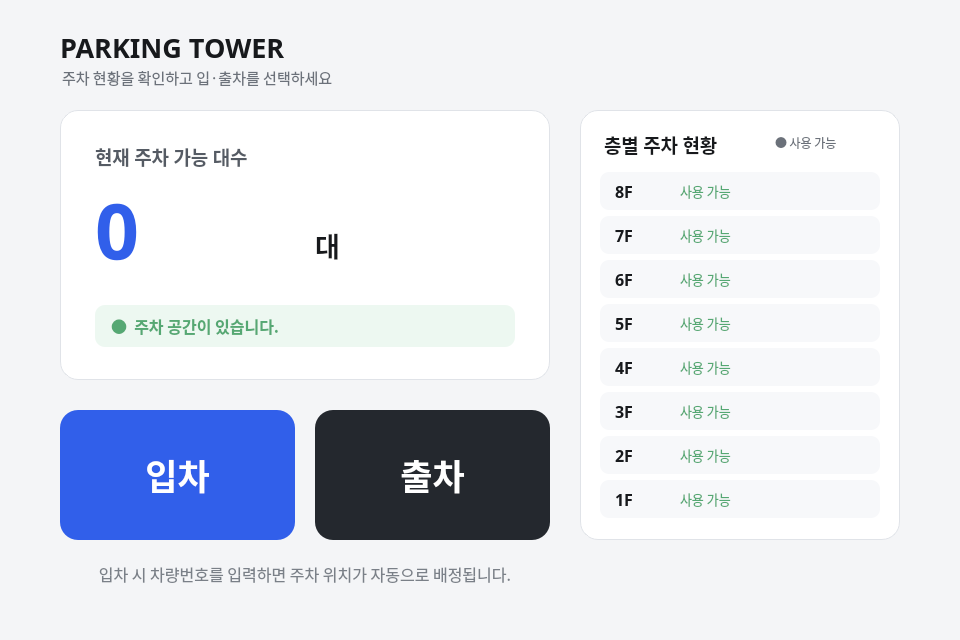
<?xml version="1.0" encoding="UTF-8"?>
<ui version="4.0">
 <class>MainWindow</class>
 <widget class="QMainWindow" name="MainWindow">
  <property name="geometry">
   <rect>
    <x>0</x>
    <y>0</y>
    <width>960</width>
    <height>640</height>
   </rect>
  </property>
  <property name="minimumSize">
   <size>
    <width>960</width>
    <height>640</height>
   </size>
  </property>
  <property name="maximumSize">
   <size>
    <width>960</width>
    <height>640</height>
   </size>
  </property>
  <property name="font">
   <font>
    <family>Pretendard</family>
    <pointsize>10</pointsize>
   </font>
  </property>
  <property name="windowTitle">
   <string>Parking Tower</string>
  </property>
  <property name="styleSheet">
   <string notr="true">
QMainWindow, QWidget { background-color: #F4F5F7; color: #17191C; }
QLabel { background: transparent; }
QPushButton { background-color: white; border: 1px solid #D9DDE3; border-radius: 14px; padding: 8px 18px; }
QPushButton:hover { background-color: #F0F4FF; border: 2px solid #4C7DFF; }
QPushButton:pressed { background-color: #E5ECFF; }
QLineEdit { background-color: white; border: 2px solid #D9DDE3; border-radius: 12px; padding: 8px 14px; selection-background-color: #4C7DFF; }
QListWidget { background-color: white; border: 2px solid #D9DDE3; border-radius: 12px; padding: 8px; }
QListWidget::item { padding: 8px; }
QFrame#card { background-color: white; border: 1px solid #E0E3E8; border-radius: 18px; }
QFrame#floorCard { background-color: white; border: 1px solid #E0E3E8; border-radius: 18px; }
QFrame#floorRow { background-color: #F7F8FA; border-radius: 9px; }
QLabel#lblSlot8, QLabel#lblSlot7, QLabel#lblSlot6, QLabel#lblSlot5, QLabel#lblSlot4, QLabel#lblSlot3, QLabel#lblSlot2, QLabel#lblSlot1 { background-color: #55B77A; border-radius: 9px; min-width: 18px; max-width: 18px; min-height: 18px; max-height: 18px; }
QPushButton#btnEntry, QPushButton#btnExit { border: none; border-radius: 18px; font-size: 26pt; font-weight: 700; }
QPushButton#btnEntry { background-color: #315FEA; color: white; }
QPushButton#btnEntry:hover { background-color: #234ED0; }
QPushButton#btnExit { background-color: #24282E; color: white; }
QPushButton#btnExit:hover { background-color: #111418; }
QPushButton#btnEntryRequest, QPushButton#btnExitRequest, QPushButton#btnExitSearch, QPushButton#btnPaymentRequest { background-color: #315FEA; color: white; border: none; border-radius: 12px; font-weight: 700; }
QPushButton#btnEntryToHome, QPushButton#btnExitToHome, QPushButton#btnPaymentToExit, QPushButton#btnPaymentToHome { background-color: transparent; border: 1px solid #D9DDE3; }
QPushButton#btnEntryRequest:hover, QPushButton#btnExitRequest:hover, QPushButton#btnExitSearch:hover, QPushButton#btnPaymentRequest:hover { background-color: #234ED0; }
  </string>
  </property>
  <widget class="QWidget" name="centralwidget">
   <widget class="QStackedWidget" name="stackedWidget">
    <property name="geometry">
     <rect>
      <x>30</x>
      <y>10</y>
      <width>900</width>
      <height>591</height>
     </rect>
    </property>
    <property name="currentIndex">
     <number>0</number>
    </property>
    <widget class="QWidget" name="pageHome">
     <widget class="QLabel" name="lblTitle">
      <property name="geometry">
       <rect>
        <x>30</x>
        <y>18</y>
        <width>300</width>
        <height>38</height>
       </rect>
      </property>
      <property name="font">
       <font>
        <family>Pretendard</family>
        <pointsize>20</pointsize>
        <weight>75</weight>
        <bold>true</bold>
       </font>
      </property>
      <property name="text">
       <string>PARKING TOWER</string>
      </property>
     </widget>
     <widget class="QLabel" name="lblHomeSubTitle">
      <property name="geometry">
       <rect>
        <x>32</x>
        <y>55</y>
        <width>300</width>
        <height>24</height>
       </rect>
      </property>
      <property name="font">
       <font>
        <family>Pretendard Black</family>
        <pointsize>11</pointsize>
        <weight>50</weight>
        <bold>false</bold>
       </font>
      </property>
      <property name="styleSheet">
       <string notr="true">color:#6B717A;</string>
      </property>
      <property name="text">
       <string>주차 현황을 확인하고 입·출차를 선택하세요</string>
      </property>
     </widget>
     <widget class="QFrame" name="card">
      <property name="geometry">
       <rect>
        <x>30</x>
        <y>100</y>
        <width>490</width>
        <height>270</height>
       </rect>
      </property>
      <property name="frameShape">
       <enum>QFrame::StyledPanel</enum>
      </property>
      <widget class="QLabel" name="lblAvailableTitle">
       <property name="geometry">
        <rect>
         <x>35</x>
         <y>30</y>
         <width>420</width>
         <height>32</height>
        </rect>
       </property>
       <property name="font">
        <font>
         <family>Pretendard</family>
         <pointsize>14</pointsize>
         <weight>75</weight>
         <bold>true</bold>
        </font>
       </property>
       <property name="styleSheet">
        <string notr="true">color:#555B64;</string>
       </property>
       <property name="text">
        <string>현재 주차 가능 대수</string>
       </property>
      </widget>
      <widget class="QLabel" name="lblAvailableCount">
       <property name="geometry">
        <rect>
         <x>35</x>
         <y>67</y>
         <width>220</width>
         <height>105</height>
        </rect>
       </property>
       <property name="font">
        <font>
         <family>Pretendard</family>
         <pointsize>58</pointsize>
         <weight>75</weight>
         <bold>true</bold>
        </font>
       </property>
       <property name="styleSheet">
        <string notr="true">color:#315FEA;</string>
       </property>
       <property name="text">
        <string>0</string>
       </property>
       <property name="alignment">
        <set>Qt::AlignLeading|Qt::AlignLeft|Qt::AlignVCenter</set>
       </property>
      </widget>
      <widget class="QLabel" name="lblAvailableUnit">
       <property name="geometry">
        <rect>
         <x>255</x>
         <y>110</y>
         <width>100</width>
         <height>50</height>
        </rect>
       </property>
       <property name="font">
        <font>
         <family>Pretendard</family>
         <pointsize>20</pointsize>
         <weight>75</weight>
         <bold>true</bold>
        </font>
       </property>
       <property name="text">
        <string>대</string>
       </property>
       <property name="alignment">
        <set>Qt::AlignLeading|Qt::AlignLeft|Qt::AlignVCenter</set>
       </property>
      </widget>
      <widget class="QLabel" name="lblParkingStatus">
       <property name="geometry">
        <rect>
         <x>35</x>
         <y>195</y>
         <width>420</width>
         <height>42</height>
        </rect>
       </property>
       <property name="font">
        <font>
         <family>Pretendard</family>
         <pointsize>12</pointsize>
         <weight>75</weight>
         <bold>true</bold>
        </font>
       </property>
       <property name="styleSheet">
        <string notr="true">color:#55A873; background:#EDF8F1; border-radius:10px; padding-left:12px;</string>
       </property>
       <property name="text">
        <string>●  주차 공간이 있습니다.</string>
       </property>
       <property name="alignment">
        <set>Qt::AlignVCenter</set>
       </property>
      </widget>
     </widget>
     <widget class="QFrame" name="floorCard">
      <property name="geometry">
       <rect>
        <x>550</x>
        <y>100</y>
        <width>320</width>
        <height>430</height>
       </rect>
      </property>
      <property name="frameShape">
       <enum>QFrame::StyledPanel</enum>
      </property>
      <widget class="QLabel" name="lblFloorTitle">
       <property name="geometry">
        <rect>
         <x>24</x>
         <y>18</y>
         <width>270</width>
         <height>32</height>
        </rect>
       </property>
       <property name="font">
        <font>
         <family>Pretendard</family>
         <pointsize>14</pointsize>
         <weight>75</weight>
         <bold>true</bold>
        </font>
       </property>
       <property name="text">
        <string>층별 주차 현황</string>
       </property>
      </widget>
      <widget class="QLabel" name="lblFloorLegend">
       <property name="geometry">
        <rect>
         <x>195</x>
         <y>20</y>
         <width>95</width>
         <height>25</height>
        </rect>
       </property>
       <property name="font">
        <font>
         <family>Pretendard</family>
         <pointsize>9</pointsize>
        </font>
       </property>
       <property name="styleSheet">
        <string notr="true">color:#6B717A;</string>
       </property>
       <property name="text">
        <string>● 사용 가능</string>
       </property>
      </widget>
      <widget class="QWidget" name="row8" native="true">
       <property name="geometry">
        <rect>
         <x>20</x>
         <y>62</y>
         <width>280</width>
         <height>38</height>
        </rect>
       </property>
       <property name="styleSheet">
        <string notr="true">background:#F7F8FA; border-radius:9px;</string>
       </property>
       <widget class="QLabel" name="lblFloor8">
        <property name="geometry">
         <rect>
          <x>15</x>
          <y>5</y>
          <width>55</width>
          <height>28</height>
         </rect>
        </property>
        <property name="font">
         <font>
          <family>Pretendard</family>
          <pointsize>12</pointsize>
          <weight>75</weight>
          <bold>true</bold>
         </font>
        </property>
        <property name="text">
         <string>8F</string>
        </property>
       </widget>
       <widget class="QLabel" name="lblSlot8">
        <property name="geometry">
         <rect>
          <x>245</x>
          <y>10</y>
          <width>18</width>
          <height>18</height>
         </rect>
        </property>
        <property name="text">
         <string/>
        </property>
       </widget>
       <widget class="QLabel" name="lblStatus8">
        <property name="geometry">
         <rect>
          <x>80</x>
          <y>5</y>
          <width>140</width>
          <height>28</height>
         </rect>
        </property>
        <property name="font">
         <font>
          <family>Pretendard</family>
          <pointsize>10</pointsize>
          <weight>50</weight>
          <bold>false</bold>
         </font>
        </property>
        <property name="styleSheet">
         <string notr="true">color:#55A873;</string>
        </property>
        <property name="text">
         <string>사용 가능</string>
        </property>
       </widget>
      </widget>
      <widget class="QWidget" name="row7" native="true">
       <property name="geometry">
        <rect>
         <x>20</x>
         <y>106</y>
         <width>280</width>
         <height>38</height>
        </rect>
       </property>
       <property name="styleSheet">
        <string notr="true">background:#F7F8FA; border-radius:9px;</string>
       </property>
       <widget class="QLabel" name="lblFloor7">
        <property name="geometry">
         <rect>
          <x>15</x>
          <y>5</y>
          <width>55</width>
          <height>28</height>
         </rect>
        </property>
        <property name="font">
         <font>
          <family>Pretendard</family>
          <pointsize>12</pointsize>
          <weight>75</weight>
          <bold>true</bold>
         </font>
        </property>
        <property name="text">
         <string>7F</string>
        </property>
       </widget>
       <widget class="QLabel" name="lblSlot7">
        <property name="geometry">
         <rect>
          <x>245</x>
          <y>10</y>
          <width>18</width>
          <height>18</height>
         </rect>
        </property>
        <property name="text">
         <string/>
        </property>
       </widget>
       <widget class="QLabel" name="lblStatus7">
        <property name="geometry">
         <rect>
          <x>80</x>
          <y>5</y>
          <width>140</width>
          <height>28</height>
         </rect>
        </property>
        <property name="font">
         <font>
          <family>Pretendard</family>
          <pointsize>10</pointsize>
         </font>
        </property>
        <property name="styleSheet">
         <string notr="true">color:#55A873;</string>
        </property>
        <property name="text">
         <string>사용 가능</string>
        </property>
       </widget>
      </widget>
      <widget class="QWidget" name="row6" native="true">
       <property name="geometry">
        <rect>
         <x>20</x>
         <y>150</y>
         <width>280</width>
         <height>38</height>
        </rect>
       </property>
       <property name="styleSheet">
        <string notr="true">background:#F7F8FA; border-radius:9px;</string>
       </property>
       <widget class="QLabel" name="lblFloor6">
        <property name="geometry">
         <rect>
          <x>15</x>
          <y>5</y>
          <width>55</width>
          <height>28</height>
         </rect>
        </property>
        <property name="font">
         <font>
          <family>Pretendard</family>
          <pointsize>12</pointsize>
          <weight>75</weight>
          <bold>true</bold>
         </font>
        </property>
        <property name="text">
         <string>6F</string>
        </property>
       </widget>
       <widget class="QLabel" name="lblSlot6">
        <property name="geometry">
         <rect>
          <x>245</x>
          <y>10</y>
          <width>18</width>
          <height>18</height>
         </rect>
        </property>
        <property name="text">
         <string/>
        </property>
       </widget>
       <widget class="QLabel" name="lblStatus6">
        <property name="geometry">
         <rect>
          <x>80</x>
          <y>5</y>
          <width>140</width>
          <height>28</height>
         </rect>
        </property>
        <property name="font">
         <font>
          <family>Pretendard</family>
          <pointsize>10</pointsize>
         </font>
        </property>
        <property name="styleSheet">
         <string notr="true">color:#55A873;</string>
        </property>
        <property name="text">
         <string>사용 가능</string>
        </property>
       </widget>
      </widget>
      <widget class="QWidget" name="row5" native="true">
       <property name="geometry">
        <rect>
         <x>20</x>
         <y>194</y>
         <width>280</width>
         <height>38</height>
        </rect>
       </property>
       <property name="styleSheet">
        <string notr="true">background:#F7F8FA; border-radius:9px;</string>
       </property>
       <widget class="QLabel" name="lblFloor5">
        <property name="geometry">
         <rect>
          <x>15</x>
          <y>5</y>
          <width>55</width>
          <height>28</height>
         </rect>
        </property>
        <property name="font">
         <font>
          <family>Pretendard</family>
          <pointsize>12</pointsize>
          <weight>75</weight>
          <bold>true</bold>
         </font>
        </property>
        <property name="text">
         <string>5F</string>
        </property>
       </widget>
       <widget class="QLabel" name="lblSlot5">
        <property name="geometry">
         <rect>
          <x>245</x>
          <y>10</y>
          <width>18</width>
          <height>18</height>
         </rect>
        </property>
        <property name="text">
         <string/>
        </property>
       </widget>
       <widget class="QLabel" name="lblStatus5">
        <property name="geometry">
         <rect>
          <x>80</x>
          <y>5</y>
          <width>140</width>
          <height>28</height>
         </rect>
        </property>
        <property name="font">
         <font>
          <family>Pretendard</family>
          <pointsize>10</pointsize>
         </font>
        </property>
        <property name="styleSheet">
         <string notr="true">color:#55A873;</string>
        </property>
        <property name="text">
         <string>사용 가능</string>
        </property>
       </widget>
      </widget>
      <widget class="QWidget" name="row4" native="true">
       <property name="geometry">
        <rect>
         <x>20</x>
         <y>238</y>
         <width>280</width>
         <height>38</height>
        </rect>
       </property>
       <property name="styleSheet">
        <string notr="true">background:#F7F8FA; border-radius:9px;</string>
       </property>
       <widget class="QLabel" name="lblFloor4">
        <property name="geometry">
         <rect>
          <x>15</x>
          <y>5</y>
          <width>55</width>
          <height>28</height>
         </rect>
        </property>
        <property name="font">
         <font>
          <family>Pretendard</family>
          <pointsize>12</pointsize>
          <weight>75</weight>
          <bold>true</bold>
         </font>
        </property>
        <property name="text">
         <string>4F</string>
        </property>
       </widget>
       <widget class="QLabel" name="lblSlot4">
        <property name="geometry">
         <rect>
          <x>245</x>
          <y>10</y>
          <width>18</width>
          <height>18</height>
         </rect>
        </property>
        <property name="text">
         <string/>
        </property>
       </widget>
       <widget class="QLabel" name="lblStatus4">
        <property name="geometry">
         <rect>
          <x>80</x>
          <y>5</y>
          <width>140</width>
          <height>28</height>
         </rect>
        </property>
        <property name="font">
         <font>
          <family>Pretendard</family>
          <pointsize>10</pointsize>
         </font>
        </property>
        <property name="styleSheet">
         <string notr="true">color:#55A873;</string>
        </property>
        <property name="text">
         <string>사용 가능</string>
        </property>
       </widget>
      </widget>
      <widget class="QWidget" name="row3" native="true">
       <property name="geometry">
        <rect>
         <x>20</x>
         <y>282</y>
         <width>280</width>
         <height>38</height>
        </rect>
       </property>
       <property name="styleSheet">
        <string notr="true">background:#F7F8FA; border-radius:9px;</string>
       </property>
       <widget class="QLabel" name="lblFloor3">
        <property name="geometry">
         <rect>
          <x>15</x>
          <y>5</y>
          <width>55</width>
          <height>28</height>
         </rect>
        </property>
        <property name="font">
         <font>
          <family>Pretendard</family>
          <pointsize>12</pointsize>
          <weight>75</weight>
          <bold>true</bold>
         </font>
        </property>
        <property name="text">
         <string>3F</string>
        </property>
       </widget>
       <widget class="QLabel" name="lblSlot3">
        <property name="geometry">
         <rect>
          <x>245</x>
          <y>10</y>
          <width>18</width>
          <height>18</height>
         </rect>
        </property>
        <property name="text">
         <string/>
        </property>
       </widget>
       <widget class="QLabel" name="lblStatus3">
        <property name="geometry">
         <rect>
          <x>80</x>
          <y>5</y>
          <width>140</width>
          <height>28</height>
         </rect>
        </property>
        <property name="font">
         <font>
          <family>Pretendard</family>
          <pointsize>10</pointsize>
         </font>
        </property>
        <property name="styleSheet">
         <string notr="true">color:#55A873;</string>
        </property>
        <property name="text">
         <string>사용 가능</string>
        </property>
       </widget>
      </widget>
      <widget class="QWidget" name="row2" native="true">
       <property name="geometry">
        <rect>
         <x>20</x>
         <y>326</y>
         <width>280</width>
         <height>38</height>
        </rect>
       </property>
       <property name="styleSheet">
        <string notr="true">background:#F7F8FA; border-radius:9px;</string>
       </property>
       <widget class="QLabel" name="lblFloor2">
        <property name="geometry">
         <rect>
          <x>15</x>
          <y>5</y>
          <width>55</width>
          <height>28</height>
         </rect>
        </property>
        <property name="font">
         <font>
          <family>Pretendard</family>
          <pointsize>12</pointsize>
          <weight>75</weight>
          <bold>true</bold>
         </font>
        </property>
        <property name="text">
         <string>2F</string>
        </property>
       </widget>
       <widget class="QLabel" name="lblSlot2">
        <property name="geometry">
         <rect>
          <x>245</x>
          <y>10</y>
          <width>18</width>
          <height>18</height>
         </rect>
        </property>
        <property name="text">
         <string/>
        </property>
       </widget>
       <widget class="QLabel" name="lblStatus2">
        <property name="geometry">
         <rect>
          <x>80</x>
          <y>5</y>
          <width>140</width>
          <height>28</height>
         </rect>
        </property>
        <property name="font">
         <font>
          <family>Pretendard</family>
          <pointsize>10</pointsize>
         </font>
        </property>
        <property name="styleSheet">
         <string notr="true">color:#55A873;</string>
        </property>
        <property name="text">
         <string>사용 가능</string>
        </property>
       </widget>
      </widget>
      <widget class="QWidget" name="row1" native="true">
       <property name="geometry">
        <rect>
         <x>20</x>
         <y>370</y>
         <width>280</width>
         <height>38</height>
        </rect>
       </property>
       <property name="styleSheet">
        <string notr="true">background:#F7F8FA; border-radius:9px;</string>
       </property>
       <widget class="QLabel" name="lblFloor1">
        <property name="geometry">
         <rect>
          <x>15</x>
          <y>5</y>
          <width>55</width>
          <height>28</height>
         </rect>
        </property>
        <property name="font">
         <font>
          <family>Pretendard</family>
          <pointsize>12</pointsize>
          <weight>75</weight>
          <bold>true</bold>
         </font>
        </property>
        <property name="text">
         <string>1F</string>
        </property>
       </widget>
       <widget class="QLabel" name="lblSlot1">
        <property name="geometry">
         <rect>
          <x>245</x>
          <y>10</y>
          <width>18</width>
          <height>18</height>
         </rect>
        </property>
        <property name="text">
         <string/>
        </property>
       </widget>
       <widget class="QLabel" name="lblStatus1">
        <property name="geometry">
         <rect>
          <x>80</x>
          <y>5</y>
          <width>140</width>
          <height>28</height>
         </rect>
        </property>
        <property name="font">
         <font>
          <family>Pretendard</family>
          <pointsize>10</pointsize>
         </font>
        </property>
        <property name="styleSheet">
         <string notr="true">color:#55A873;</string>
        </property>
        <property name="text">
         <string>사용 가능</string>
        </property>
       </widget>
      </widget>
     </widget>
     <widget class="QPushButton" name="btnEntry">
      <property name="geometry">
       <rect>
        <x>30</x>
        <y>400</y>
        <width>235</width>
        <height>130</height>
       </rect>
      </property>
      <property name="font">
       <font>
        <family>Pretendard</family>
        <pointsize>26</pointsize>
        <weight>87</weight>
        <bold>true</bold>
       </font>
      </property>
      <property name="focusPolicy">
       <enum>Qt::NoFocus</enum>
      </property>
      <property name="text">
       <string>입차</string>
      </property>
     </widget>
     <widget class="QPushButton" name="btnExit">
      <property name="geometry">
       <rect>
        <x>285</x>
        <y>400</y>
        <width>235</width>
        <height>130</height>
       </rect>
      </property>
      <property name="font">
       <font>
        <family>Pretendard</family>
        <pointsize>26</pointsize>
        <weight>87</weight>
        <bold>true</bold>
       </font>
      </property>
      <property name="focusPolicy">
       <enum>Qt::NoFocus</enum>
      </property>
      <property name="text">
       <string>출차</string>
      </property>
     </widget>
     <widget class="QLabel" name="lblEntryHint">
      <property name="geometry">
       <rect>
        <x>30</x>
        <y>550</y>
        <width>490</width>
        <height>28</height>
       </rect>
      </property>
      <property name="font">
       <font>
        <family>Pretendard Black</family>
        <pointsize>12</pointsize>
       </font>
      </property>
      <property name="styleSheet">
       <string notr="true">color:#7A8088;</string>
      </property>
      <property name="text">
       <string>입차 시 차량번호를 입력하면 주차 위치가 자동으로 배정됩니다.</string>
      </property>
      <property name="alignment">
       <set>Qt::AlignCenter</set>
      </property>
     </widget>
    </widget>
    <widget class="QWidget" name="pageEntry">
     <widget class="QLabel" name="lblEntryTitle">
      <property name="geometry">
       <rect>
        <x>270</x>
        <y>55</y>
        <width>360</width>
        <height>80</height>
       </rect>
      </property>
      <property name="font">
       <font>
        <family>Pretendard</family>
        <pointsize>38</pointsize>
        <weight>75</weight>
        <bold>true</bold>
       </font>
      </property>
      <property name="text">
       <string>입차</string>
      </property>
      <property name="alignment">
       <set>Qt::AlignCenter</set>
      </property>
     </widget>
     <widget class="QLabel" name="lblEntryGuide">
      <property name="geometry">
       <rect>
        <x>280</x>
        <y>175</y>
        <width>340</width>
        <height>40</height>
       </rect>
      </property>
      <property name="font">
       <font>
        <family>Pretendard</family>
        <pointsize>15</pointsize>
        <weight>75</weight>
        <bold>true</bold>
       </font>
      </property>
      <property name="styleSheet">
       <string notr="true">color:#555B64;</string>
      </property>
      <property name="text">
       <string>차량번호를 입력해주세요</string>
      </property>
      <property name="alignment">
       <set>Qt::AlignCenter</set>
      </property>
     </widget>
     <widget class="QLineEdit" name="leEntryCarNumber">
      <property name="geometry">
       <rect>
        <x>270</x>
        <y>220</y>
        <width>360</width>
        <height>70</height>
       </rect>
      </property>
      <property name="font">
       <font>
        <family>Pretendard</family>
        <pointsize>22</pointsize>
       </font>
      </property>
      <property name="maxLength">
       <number>8</number>
      </property>
      <property name="alignment">
       <set>Qt::AlignCenter</set>
      </property>
      <property name="placeholderText">
       <string>예: 1234</string>
      </property>
      <property name="clearButtonEnabled">
       <bool>true</bool>
      </property>
     </widget>
     <widget class="QPushButton" name="btnEntryRequest">
      <property name="geometry">
       <rect>
        <x>690</x>
        <y>495</y>
        <width>170</width>
        <height>65</height>
       </rect>
      </property>
      <property name="font">
       <font>
        <family>Pretendard</family>
        <pointsize>16</pointsize>
        <weight>87</weight>
        <bold>true</bold>
       </font>
      </property>
      <property name="text">
       <string>입차하기</string>
      </property>
     </widget>
     <widget class="QPushButton" name="btnEntryToHome">
      <property name="geometry">
       <rect>
        <x>30</x>
        <y>495</y>
        <width>130</width>
        <height>65</height>
       </rect>
      </property>
      <property name="font">
       <font>
        <family>Pretendard</family>
        <pointsize>13</pointsize>
        <weight>75</weight>
        <bold>true</bold>
       </font>
      </property>
      <property name="text">
       <string>처음으로</string>
      </property>
     </widget>
    </widget>
    <widget class="QWidget" name="pageEntryComplete">
     <widget class="QLabel" name="lblEntryCompleteTitle">
      <property name="geometry">
       <rect>
        <x>180</x>
        <y>170</y>
        <width>540</width>
        <height>90</height>
       </rect>
      </property>
      <property name="font">
       <font>
        <family>Pretendard</family>
        <pointsize>42</pointsize>
        <weight>75</weight>
        <bold>true</bold>
       </font>
      </property>
      <property name="styleSheet">
       <string notr="true">color:#315FEA;</string>
      </property>
      <property name="text">
       <string>입차 완료</string>
      </property>
      <property name="alignment">
       <set>Qt::AlignCenter</set>
      </property>
     </widget>
     <widget class="QLabel" name="lblTitle_2">
      <property name="geometry">
       <rect>
        <x>30</x>
        <y>18</y>
        <width>300</width>
        <height>38</height>
       </rect>
      </property>
      <property name="font">
       <font>
        <family>Pretendard</family>
        <pointsize>20</pointsize>
        <weight>75</weight>
        <bold>true</bold>
       </font>
      </property>
      <property name="text">
       <string>PARKING TOWER</string>
      </property>
     </widget>
    </widget>
    <widget class="QWidget" name="pageExit">
     <widget class="QLabel" name="lblExitTitle">
      <property name="geometry">
       <rect>
        <x>270</x>
        <y>55</y>
        <width>360</width>
        <height>80</height>
       </rect>
      </property>
      <property name="font">
       <font>
        <family>Pretendard</family>
        <pointsize>38</pointsize>
        <weight>75</weight>
        <bold>true</bold>
       </font>
      </property>
      <property name="text">
       <string>출차</string>
      </property>
      <property name="alignment">
       <set>Qt::AlignCenter</set>
      </property>
     </widget>
     <widget class="QLabel" name="lblEntryGuide_2">
      <property name="geometry">
       <rect>
        <x>280</x>
        <y>175</y>
        <width>340</width>
        <height>40</height>
       </rect>
      </property>
      <property name="font">
       <font>
        <family>Pretendard</family>
        <pointsize>15</pointsize>
        <weight>75</weight>
        <bold>true</bold>
       </font>
      </property>
      <property name="styleSheet">
       <string notr="true">color:#555B64;</string>
      </property>
      <property name="text">
       <string>차량번호 뒤 4자리를 입력해주세요</string>
      </property>
      <property name="alignment">
       <set>Qt::AlignCenter</set>
      </property>
     </widget>
     <widget class="QLineEdit" name="leExitLastFour">
      <property name="geometry">
       <rect>
        <x>280</x>
        <y>220</y>
        <width>310</width>
        <height>65</height>
       </rect>
      </property>
      <property name="font">
       <font>
        <family>Pretendard</family>
        <pointsize>22</pointsize>
        <weight>50</weight>
        <bold>false</bold>
       </font>
      </property>
      <property name="maxLength">
       <number>4</number>
      </property>
      <property name="alignment">
       <set>Qt::AlignCenter</set>
      </property>
      <property name="placeholderText">
       <string>뒤 4자리</string>
      </property>
     </widget>
     <widget class="QPushButton" name="btnExitSearch">
      <property name="geometry">
       <rect>
        <x>610</x>
        <y>220</y>
        <width>110</width>
        <height>65</height>
       </rect>
      </property>
      <property name="font">
       <font>
        <family>Pretendard</family>
        <pointsize>13</pointsize>
        <weight>87</weight>
        <bold>true</bold>
       </font>
      </property>
      <property name="text">
       <string>검색</string>
      </property>
     </widget>
     <widget class="QListWidget" name="listExitCars">
      <property name="geometry">
       <rect>
        <x>280</x>
        <y>320</y>
        <width>300</width>
        <height>165</height>
       </rect>
      </property>
      <property name="font">
       <font>
        <family>Pretendard</family>
        <pointsize>12</pointsize>
       </font>
      </property>
     </widget>
     <widget class="QPushButton" name="btnExitRequest">
      <property name="geometry">
       <rect>
        <x>690</x>
        <y>495</y>
        <width>170</width>
        <height>65</height>
       </rect>
      </property>
      <property name="font">
       <font>
        <family>Pretendard</family>
        <pointsize>16</pointsize>
        <weight>87</weight>
        <bold>true</bold>
       </font>
      </property>
      <property name="text">
       <string>출차하기</string>
      </property>
     </widget>
     <widget class="QPushButton" name="btnExitToHome">
      <property name="geometry">
       <rect>
        <x>30</x>
        <y>495</y>
        <width>130</width>
        <height>65</height>
       </rect>
      </property>
      <property name="font">
       <font>
        <family>Pretendard</family>
        <pointsize>13</pointsize>
        <weight>75</weight>
        <bold>true</bold>
       </font>
      </property>
      <property name="text">
       <string>처음으로</string>
      </property>
     </widget>
    </widget>
    <widget class="QWidget" name="pagePaymentComplete">
     <widget class="QLabel" name="lblPaymentCompleteTitle">
      <property name="geometry">
       <rect>
        <x>180</x>
        <y>190</y>
        <width>540</width>
        <height>90</height>
       </rect>
      </property>
      <property name="font">
       <font>
        <family>Pretendard</family>
        <pointsize>40</pointsize>
        <weight>75</weight>
        <bold>true</bold>
       </font>
      </property>
      <property name="styleSheet">
       <string notr="true">color:#315FEA;</string>
      </property>
      <property name="text">
       <string>정산 완료</string>
      </property>
      <property name="alignment">
       <set>Qt::AlignCenter</set>
      </property>
     </widget>
    </widget>
    <widget class="QWidget" name="pagePayment">
     <widget class="QLabel" name="lblPaymentTitle">
      <property name="geometry">
       <rect>
        <x>300</x>
        <y>55</y>
        <width>300</width>
        <height>70</height>
       </rect>
      </property>
      <property name="font">
       <font>
        <family>Pretendard</family>
        <pointsize>30</pointsize>
        <weight>75</weight>
        <bold>true</bold>
       </font>
      </property>
      <property name="text">
       <string>정산 화면</string>
      </property>
      <property name="alignment">
       <set>Qt::AlignCenter</set>
      </property>
     </widget>
     <widget class="QLabel" name="lblPaymentCarNumber">
      <property name="geometry">
       <rect>
        <x>280</x>
        <y>160</y>
        <width>340</width>
        <height>40</height>
       </rect>
      </property>
      <property name="font">
       <font>
        <family>Pretendard</family>
        <pointsize>14</pointsize>
        <weight>75</weight>
        <bold>true</bold>
       </font>
      </property>
      <property name="text">
       <string/>
      </property>
      <property name="alignment">
       <set>Qt::AlignCenter</set>
      </property>
     </widget>
     <widget class="QLabel" name="lblPaymentTime">
      <property name="geometry">
       <rect>
        <x>280</x>
        <y>205</y>
        <width>340</width>
        <height>40</height>
       </rect>
      </property>
      <property name="font">
       <font>
        <family>Pretendard</family>
        <pointsize>13</pointsize>
       </font>
      </property>
      <property name="text">
       <string/>
      </property>
      <property name="alignment">
       <set>Qt::AlignCenter</set>
      </property>
     </widget>
     <widget class="QLabel" name="lblPaymentFee">
      <property name="geometry">
       <rect>
        <x>280</x>
        <y>270</y>
        <width>340</width>
        <height>50</height>
       </rect>
      </property>
      <property name="font">
       <font>
        <family>Pretendard</family>
        <pointsize>22</pointsize>
        <weight>75</weight>
        <bold>true</bold>
       </font>
      </property>
      <property name="text">
       <string/>
      </property>
      <property name="alignment">
       <set>Qt::AlignCenter</set>
      </property>
     </widget>
     <widget class="QPushButton" name="btnPaymentRequest">
      <property name="geometry">
       <rect>
        <x>330</x>
        <y>350</y>
        <width>240</width>
        <height>75</height>
       </rect>
      </property>
      <property name="font">
       <font>
        <family>Pretendard</family>
        <pointsize>20</pointsize>
        <weight>87</weight>
        <bold>true</bold>
       </font>
      </property>
      <property name="text">
       <string>정산하기</string>
      </property>
     </widget>
     <widget class="QPushButton" name="btnPaymentToExit">
      <property name="geometry">
       <rect>
        <x>30</x>
        <y>495</y>
        <width>130</width>
        <height>65</height>
       </rect>
      </property>
      <property name="font">
       <font>
        <family>Pretendard</family>
        <pointsize>13</pointsize>
        <weight>75</weight>
        <bold>true</bold>
       </font>
      </property>
      <property name="text">
       <string>뒤로가기</string>
      </property>
     </widget>
     <widget class="QPushButton" name="btnPaymentToHome">
      <property name="geometry">
       <rect>
        <x>690</x>
        <y>495</y>
        <width>170</width>
        <height>65</height>
       </rect>
      </property>
      <property name="font">
       <font>
        <family>Pretendard</family>
        <pointsize>13</pointsize>
        <weight>75</weight>
        <bold>true</bold>
       </font>
      </property>
      <property name="text">
       <string>처음으로</string>
      </property>
     </widget>
    </widget>
   </widget>
  </widget>
  <widget class="QMenuBar" name="menubar">
   <property name="geometry">
    <rect>
     <x>0</x>
     <y>0</y>
     <width>960</width>
     <height>21</height>
    </rect>
   </property>
  </widget>
  <widget class="QStatusBar" name="statusbar"/>
 </widget>
 <resources/>
 <connections/>
</ui>
